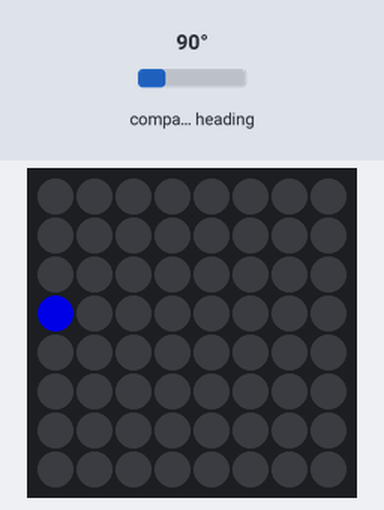
The program below on a simulated Raspberry Pi (BCM pin numbers) with a Sense HAT. On the bench: the Sense HAT's 8×8 RGB LED matrix. Inputs (shaded band) come from the test bench; at power-on: compass heading 90°. Dim RGB values are drawn brighter than linear.

Above: at 1.2 s.
1.3 s: compass heading set to 7°
At 1.6 s:
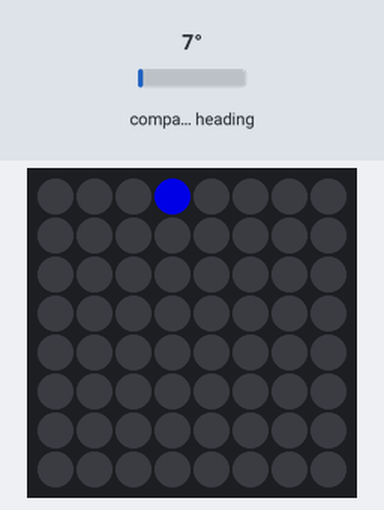
2.8 s: compass heading set to 180°
At 3.9 s:
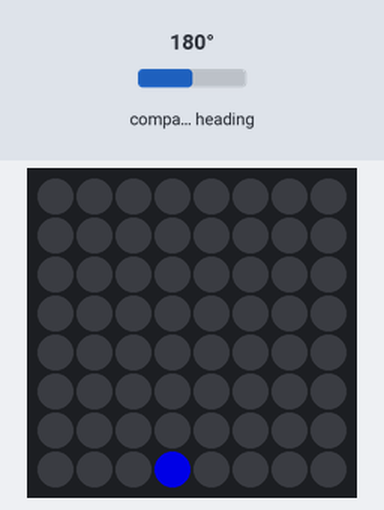
4.3 s: compass heading set to 269°
At 5.0 s:
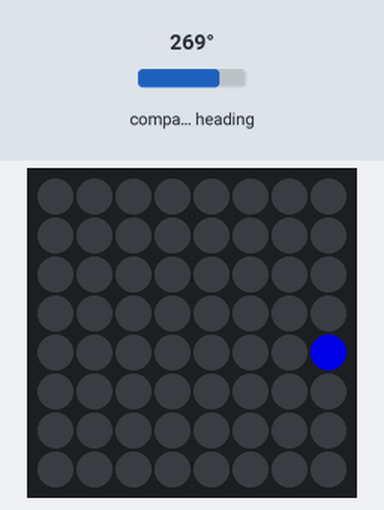
5.8 s: compass heading set to 352°
At 6.2 s:
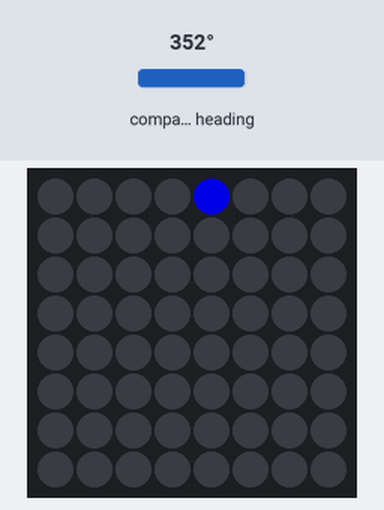
7.3 s: compass heading set to 90°
At 8.5 s:
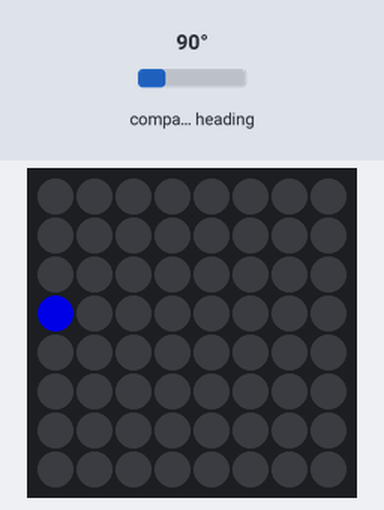
Timing chart, 0 to 9.8 s (numbered marks = the images above; inputs shaded):
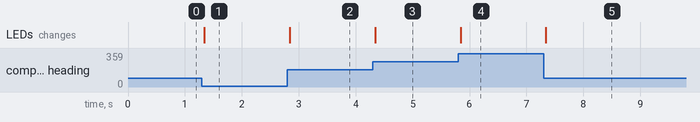

Measured:
- after the input at 1.3 s, the LEDs: change at once (image 1)
- after the input at 2.8 s, the LEDs: change at once (image 2)
- after the input at 4.3 s, the LEDs: change at once (image 3)
- after the input at 5.8 s, the LEDs: change at once (image 4)
- after the input at 7.3 s, the LEDs: change at once (image 5)

The program:

compass.py
```python
#!/usr/bin/python
import sys
import enterMod
from sense_hat import SenseHat

# To get good results with the magnetometer you must first calibrate it using
# the program in RTIMULib/Linux/RTIMULibCal
# The calibration program will produce the file RTIMULib.ini
# Copy it into the same folder as your Python code

led_loop = [4, 5, 6, 7, 15, 23, 31, 39, 47, 55, 63, 62, 61, 60, 59, 58, 57, 56, 48, 40, 32, 24, 16, 8, 0, 1, 2, 3]

sense = SenseHat()
sense.set_rotation(180)
sense.clear()
sense.low_light = True

prev_x = 0
prev_y = 0

led_degree_ratio = len(led_loop) / 360.0

while True:
    dir = sense.get_compass()
    dir_inverted = 360 - dir  # So LED appears to follow North
    led_index = int(led_degree_ratio * dir_inverted)
    offset = led_loop[led_index]

    y = offset // 8  # row
    x = offset % 8  # column

    if x != prev_x or y != prev_y:
        sense.set_pixel(prev_x, prev_y, 0, 0, 0)

    sense.set_pixel(x, y, 0, 0, 255)

    prev_x = x
    prev_y = y
    c=enterMod.getKey()
    if (c == 1):
       sense.clear ([0,0,0])
       sys.exit()
```

enterMod.py
```python
#!/usr/bin/python
import sys

from evdev import InputDevice, list_devices, ecodes
from select import select

found = False;
devices = [InputDevice(fn) for fn in list_devices()]
for dev in devices:
    if dev.name == 'Raspberry Pi Sense HAT Joystick':
        found = True;
        break

if not(found):
    print('Raspberry Pi Sense HAT Joystick not found. Aborting ...')
    sys.exit()

def getKey():
    ry,w,x = select([dev.fd], [], [], 0)

    # if there is something to be read from dev
    if ry:
       for event in dev.read():
         if event.type == ecodes.EV_KEY:
            if event.value == 1:  # key down
                if event.code == ecodes.KEY_ENTER:
                    print "Touche enter"
                    return 1
	        elif event.code == ecodes.KEY_DOWN:
		    return 2
                elif event.code == ecodes.KEY_UP:
                    return 3
                elif event.code == ecodes.KEY_LEFT:
                    return 4
                elif event.code == ecodes.KEY_RIGHT:
                    return 5
    return 0
```
